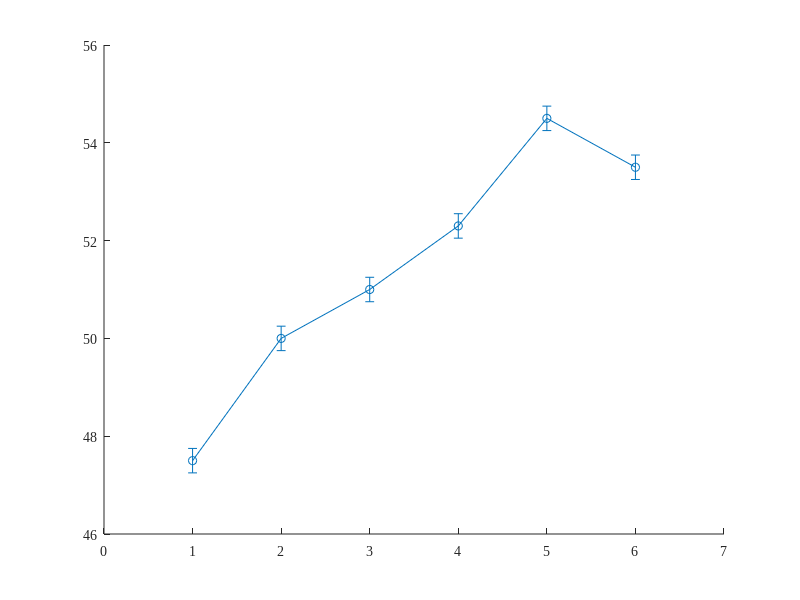

Reproduce this figure in MATLAB. (Note: this script raises an error after producing the figure.)
%% k/d vs Flow Rate Plot (Publication Quality)

% -------------------------------------------------------
% Input Data
% -------------------------------------------------------
kD = [0.03 0.08 0.141 0.267 0.444 0.72];
xPos = 1:numel(kD);
flowrate_lpm = [47.5 50 51 52.3 54.5 53.5];
flowrate_err_lpm = 0.25 * ones(size(flowrate_lpm));

labels   = 'Flow Rate';
savePath = 'G:\My Drive\Research\cavitation\My research papers\Pre-Cavitation dynamics of the nuclei\inkscape';
plotTitle = 'k/d vs Flow Rate';
xlab = '$k/d$';
ylab = 'Flow Rate (Lit/min)';

% -------------------------------------------------------
% Create Figure (normal visible figure)
% -------------------------------------------------------
F = figure('Color','white','Position',[200 200 900 600]);
set(F, 'DefaultTextFontName','Times New Roman', ...
       'DefaultAxesFontName','Times New Roman');
hold on;

% Scientific deep blue
col = [0 0.2 0.8];

% Plot
errorbar(xPos, flowrate_lpm, flowrate_err_lpm, ...
    '-o', ...
    'LineWidth', 3.3, ...
    'CapSize', 14, ...
    'MarkerSize', 12, ...
    'MarkerFaceColor', col, ...
    'MarkerEdgeColor', [0 0 0], ...
    'Color', [0 0 0], ...
    'DisplayName', labels);

plot(xPos, flowrate_lpm, ...
    '-o', ...
    'LineWidth', 3.3, ...
    'MarkerSize', 12, ...
    'MarkerFaceColor', col, ...
    'MarkerEdgeColor', [0 0 0], ...
    'Color', col, ...
    'HandleVisibility', 'off');

% Axis Padding
xlim([0.5, numel(kD) + 0.5]);
ylim([min(flowrate_lpm - flowrate_err_lpm) - 0.8, ...
      max(flowrate_lpm + flowrate_err_lpm) + 0.8]);
set(gca, 'XTick', xPos, ...
         'XTickLabel', arrayfun(@(v) sprintf('%.3g', v), kD, 'UniformOutput', false));

% Aesthetics
set(gca, 'FontName','Times New Roman', ...
         'FontSize',18, ...
         'LineWidth',1.4, ...
         'Box','on', ...
         'TickDir','in', ...
         'XScale','linear', ...
         'XMinorTick','on', ...
         'YMinorTick','on');

xlabel(xlab, 'FontSize',20, ...
    'FontName','Times New Roman', ...
    'FontAngle','italic', ...
    'Interpreter','latex');
ylabel(ylab, 'FontSize',20, ...
    'FontName','Times New Roman', ...
    'FontAngle','italic', ...
    'Interpreter','none');
titleHandle = title(strrep(plotTitle,'_',' '), ...
      'FontSize',22, ...
      'FontName','Times New Roman', ...
      'FontAngle','italic', ...
      'Interpreter','none');

legend('Location','northwest', ...
    'FontSize',16, ...
    'FontName','Times New Roman', ...
    'Interpreter','none');

hold off;

% -------------------------------------------------------
% Save Figure (simple + robust)
% -------------------------------------------------------
if ~exist(savePath, 'dir')
    mkdir(savePath);
end

pngFile = fullfile(savePath, 'flowrate.png');
svgFile = fullfile(savePath, 'flowrate.svg');

saveas(F, pngFile);              % saves PNG
titleHandle.String = '';
saveas(F, svgFile);              % saves SVG
titleHandle.String = strrep(plotTitle,'_',' ');

fprintf('Saved:\n%s\n%s\n', pngFile, svgFile);
